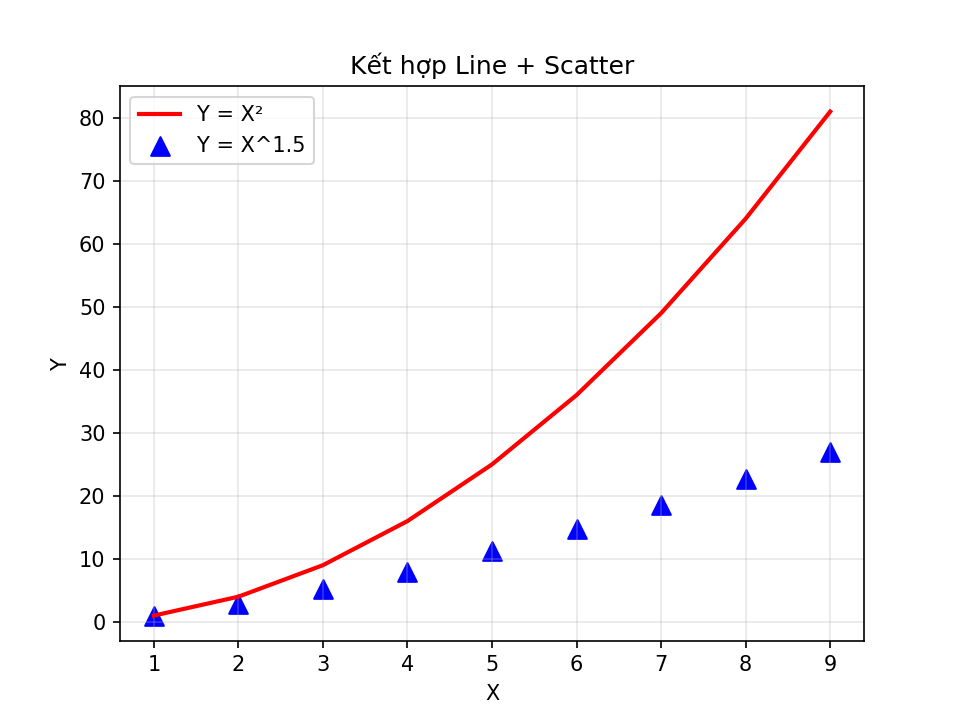

Write the Python code that produced this figure.
import matplotlib
matplotlib.use('Agg')
import matplotlib.pyplot as plt

data1 = {'x': list(range(1,10)), 'y': [i**2 for i in range(1,10)]}
data2 = {'x': list(range(1,10)), 'y': [i**1.5 for i in range(1,10)]}

# Đồ thị 1: đường đỏ (data1)
plt.plot(data1['x'], data1['y'], color='r', linewidth=2, label='Y = X²')

# Đồ thị 2: phân tán tam giác xanh (data2)
plt.scatter(data2['x'], data2['y'], marker='^', color='b', s=80, label='Y = X^1.5')

plt.xlabel('X')
plt.ylabel('Y')
plt.title('Kết hợp Line + Scatter')
plt.legend()
plt.grid(True, alpha=0.3)
plt.savefig('plt_3.png', dpi=150)
print('Saved: plt_3.png')
